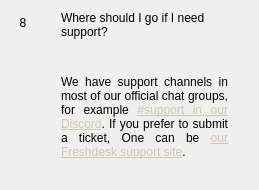
                  <widget class="QWidget" name="widgetFaq8" native="true">
                   <layout class="QHBoxLayout" name="horizontalpage_8" stretch="0,1">
                    <item alignment="Qt::AlignTop">
                     <widget class="QLabel" name="labelNumber8">
                      <property name="minimumSize">
                       <size>
                        <width>24</width>
                        <height>24</height>
                       </size>
                      </property>
                      <property name="maximumSize">
                       <size>
                        <width>16777215</width>
                        <height>24</height>
                       </size>
                      </property>
                      <property name="text">
                       <string>8</string>
                      </property>
                      <property name="alignment">
                       <set>Qt::AlignCenter</set>
                      </property>
                     </widget>
                    </item>
                    <item>
                     <layout class="QVBoxLayout" name="verticalLayoutpage_8">
                      <property name="leftMargin">
                       <number>20</number>
                      </property>
                      <property name="rightMargin">
                       <number>20</number>
                      </property>
                      <item>
                       <widget class="QLabel" name="labelSubtitle8">
                        <property name="text">
                         <string>Where should I go if I need support?</string>
                        </property>
                        <property name="wordWrap">
                         <bool>true</bool>
                        </property>
                       </widget>
                      </item>
                      <item>
                       <spacer name="verticalSpacer_80">
                        <property name="orientation">
                         <enum>Qt::Vertical</enum>
                        </property>
                        <property name="sizeType">
                         <enum>QSizePolicy::Fixed</enum>
                        </property>
                        <property name="sizeHint" stdset="0">
                         <size>
                          <width>20</width>
                          <height>30</height>
                         </size>
                        </property>
                       </spacer>
                      </item>
                      <item>
                       <widget class="QLabel" name="labelContent8">
                        <property name="text">
                         <string>
                           &lt;html&gt;&lt;head/&gt;&lt;body&gt;&lt;p align=&quot;justify&quot;&gt;
                           We have support channels in most of our official chat groups, for example
                           &lt;a style='color: #cfc8af' href='https://discord.klimatas.com'&gt;
                           #support in our Discord&lt;/a&gt;.
                           If you prefer to submit a ticket, One can be
                           &lt;a style='color: #cfc8af' href='https://KTS.freshdesk.com'&gt;
                           our Freshdesk support site&lt;/a&gt;.
                           &lt;/p&gt;&lt;/body&gt;&lt;/html&gt;
                         </string>
                        </property>
                        <property name="alignment">
                         <set>Qt::AlignLeading|Qt::AlignLeft|Qt::AlignTop</set>
                        </property>
                        <property name="wordWrap">
                         <bool>true</bool>
                        </property>
                       </widget>
                      </item>
                      <item>
                       <spacer name="verticalSpacer_81">
                        <property name="orientation">
                         <enum>Qt::Vertical</enum>
                        </property>
                        <property name="sizeHint" stdset="0">
                         <size>
                          <width>20</width>
                          <height>20</height>
                         </size>
                        </property>
                       </spacer>
                      </item>
                     </layout>
                    </item>
                   </layout>
                  </widget>
